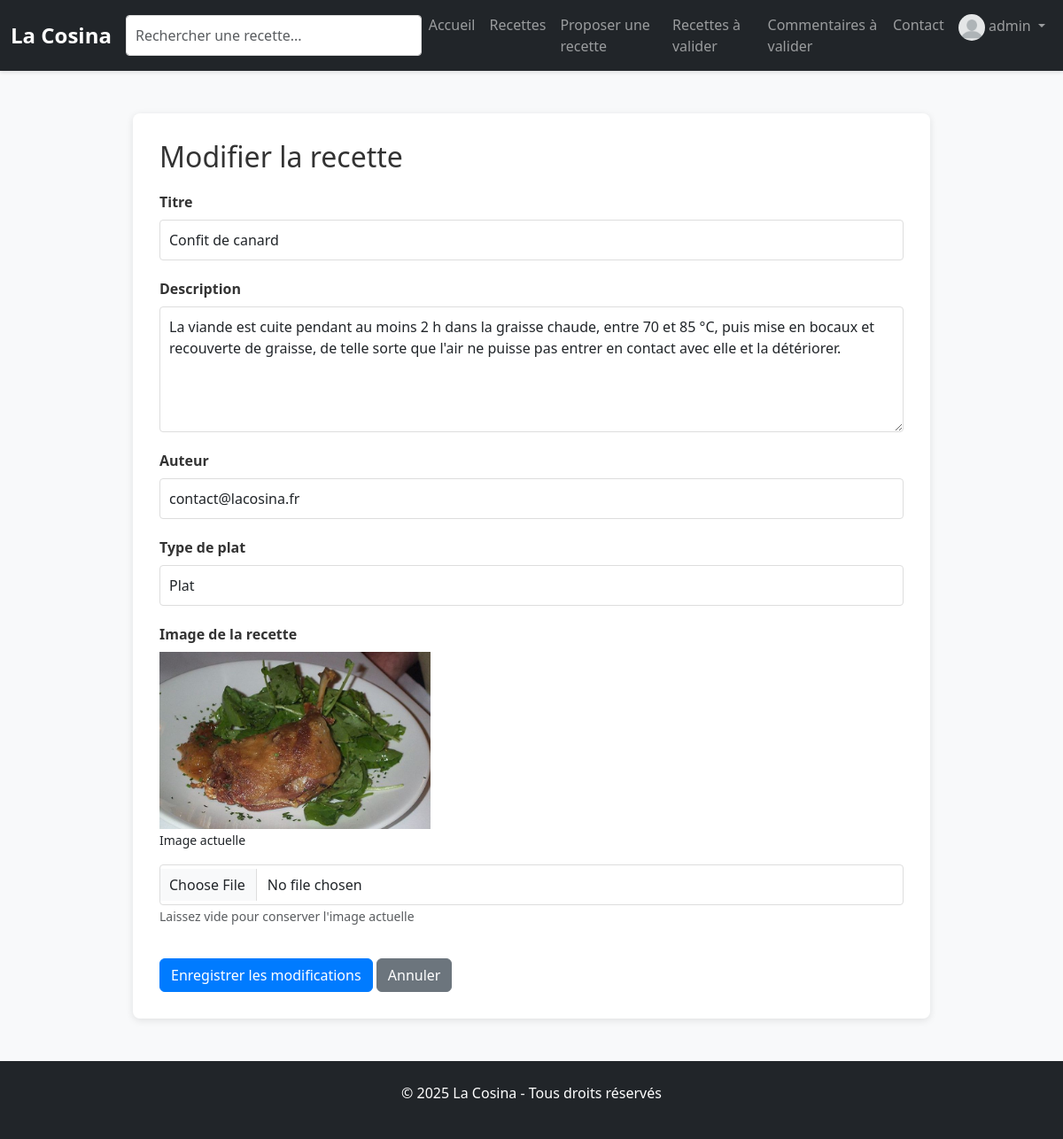
/?c=Recette&a=modifier&id=10 (signed in), run on the app's committed database.
### tables this page shows
CREATE TABLE `recettes` (
    `id` int NOT NULL AUTO_INCREMENT,
    `titre` varchar(100) NOT NULL,
    `description` text NOT NULL,
    `auteur` varchar(100) NOT NULL,
    `image` varchar(100) DEFAULT NULL,
    `date_creation` datetime NOT NULL,
    `type_plat` enum('Entrée', 'Plat', 'Dessert') DEFAULT 'Plat',
    `isApproved` tinyint(1) DEFAULT 1,
    PRIMARY KEY (`id`)
);

### models/Recette.php (called while the page is built, shortened)
<?php
class Recette
{
    private $pdo;
    public function __construct($pdo)
    {
        $this->pdo = $pdo;
    }
    public function getById($id)
    {
        $sql = "SELECT * FROM recettes WHERE id = ?";
        $stmt = $this->pdo->prepare($sql);
        $stmt->execute([$id]);
        return $stmt->fetch(PDO::FETCH_ASSOC);
    }
}
?>

### views/Recette/modifier.php (the view, shortened to what this page needs)
<h2>Modifier la recette</h2>
<form method="POST" action="index.php?c=Recette&a=enregistrer" enctype="multipart/form-data">
    <div class="form-group">
        <label for="titre">Titre</label>
        <input type="text" class="form-control" id="titre" name="titre" value="<?php echo htmlspecialchars($recette['titre']); ?>" required>
    </div>
    <div class="form-group">
        <label for="description">Description</label>
        <textarea class="form-control" id="description" name="description" rows="5" required><?php echo htmlspecialchars($recette['description']); ?></textarea>
    </div>
    <div class="form-group">
        <label for="auteur">Auteur</label>
        <input type="email" class="form-control" id="auteur" name="auteur" value="<?php echo htmlspecialchars($recette['auteur']); ?>" required>
    </div>
    <div class="form-group">
        <label for="type_plat">Type de plat</label>
        <select class="form-control" id="type_plat" name="type_plat" required>
            <option value="Plat" <?php echo (!isset($recette['type_plat']) || $recette['type_plat'] === 'Plat') ? 'selected' : ''; ?>>Plat</option>
        </select>
    </div>
    <div class="form-group">
        <label for="image">Image de la recette</label>
        <?php if ($recette['image']): ?>
            <div class="mb-2">
                <img src="<?php echo $recette['image']; ?>" alt="<?php echo htmlspecialchars($recette['titre']); ?>" style="max-height: 200px;">
                <p><small>Image actuelle</small></p>
            </div>
        <?php endif; ?>
        <input type="file" class="form-control" id="image" name="image" accept="image/*">
        <small class="form-text text-muted">Laissez vide pour conserver l'image actuelle</small>
    </div>
    <button type="submit" class="btn btn-primary mt-3">Enregistrer les modifications</button>
    <a href="index.php?c=Recette&a=detail&id=<?php echo $recette['id']; ?>" class="btn btn-secondary mt-3">Annuler</a>
</form>

### css/style.css (style rules this page uses)
body { background-color: #f8f9fa; font-family: 'Segoe UI', Tahoma, Geneva, Verdana, sans-serif; }
.btn-primary { background-color: #007bff; border-color: #007bff; }
.form-group { margin-bottom: 20px; }
.form-group label { font-weight: 600; margin-bottom: 8px; color: #333; }
.form-control { border: 1px solid #ddd; border-radius: 4px; padding: 10px; }
h1, h2 { color: #333; margin-bottom: 20px; }
a { color: #007bff; text-decoration: none; }

### data on the page
recettes: titre "Confit de canard", description "La viande est cuite pendant au moins 2 h dans la graisse chaude, entre 70 et 85 °C, puis mise en bocaux et recouverte de graisse, de telle sorte que l'air ne puisse pas entrer en contact avec elle et la détériorer.", auteur "contact@lacosina.fr", type_plat "Plat", image (picture)

### other printed values
$_SESSION['user_identifiant'] "admin"
